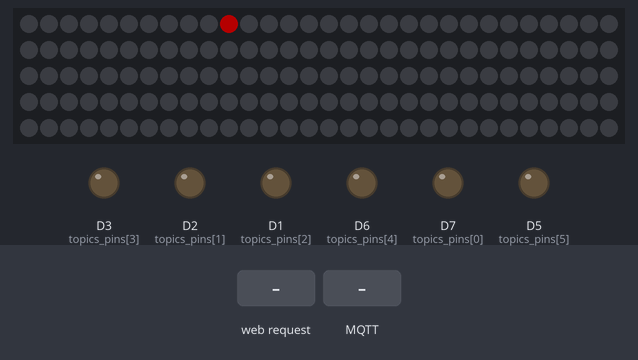
Simulated run of this sketch. Board: ESP8266 (NodeMCU). On the bench: 150 RGB LEDs in strip order, left to right, continuing on the next row, output pins drawn as LEDs (lit = HIGH). The test bench sets the inputs (shaded band). Dim RGB values are drawn brighter than linear; WiFi joins after 1.5 s; servers stay silent unless stated; a WiFi scan finds three made-up networks; no MQTT or app messages arrive unless stated; pins used as bus, display or sensor lines are not drawn; what the sketch prints to the serial monitor is not drawn.

Above: at 4.76 s.
At 5.2 s:
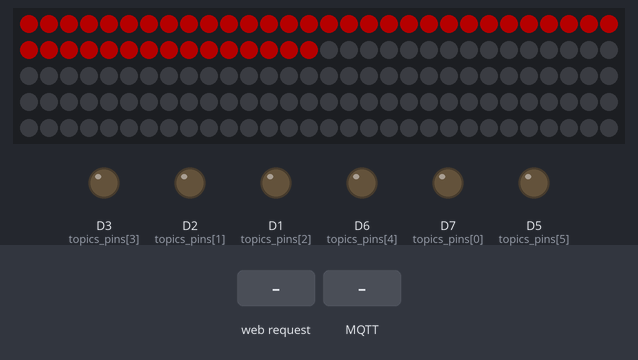
5.3 s: HTTP request GET /Logon received
At 6.8 s:
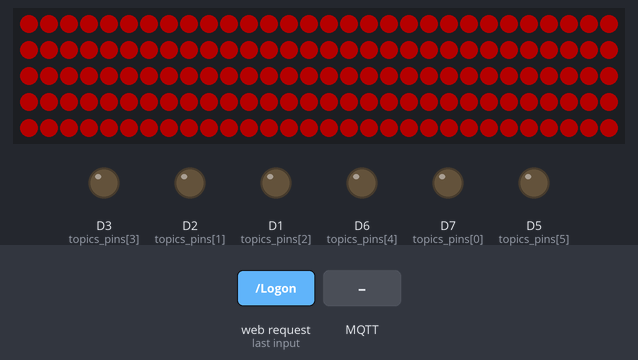
7.1 s: MQTT message "ssid" arrives on the first subscribed topic
9.5 s: MQTT message "pass" arrives on the first subscribed topic
11.0 s: MQTT message "1" arrives on the first subscribed topic
Timing chart, 0 to 13.5 s (numbered marks = the images above; inputs shaded):
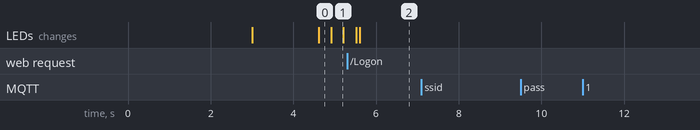

Measured:
- after the input at 7.1 s, every drawn part: stays the same
- after the input at 9.5 s, every drawn part: stays the same
- after the input at 11.0 s, every drawn part: stays the same

The sketch:

RGBControl.ino
```cpp
// Act as simple WAP to allow user to input details
// so we can then connect to the main WiFi
// then connect MQTT nessages to the pins to control relays.

// note to upload to USB, give access with
// sudo chmod 666 /dev/ttyUSB0

//Flash settings:
// Board - NodeMCU 1.0 ESP-12E
//

#include <ESP8266WiFi.h>
#include <WiFiClient.h>
#include <PubSubClient.h>
#include <ESP8266WebServer.h>
#include <NeoPixelBus.h>
#include <NeoPixelAnimator.h>
#include <list>

const uint16_t PixelCount = 150; // make sure to set this to the number of pixels in your strip
const uint8_t PixelPin = D4;  // make sure to set this to the correct pin, ignored for Esp8266

NeoPixelBus<NeoGrbFeature, Neo800KbpsMethod> strip(PixelCount, PixelPin);
NeoPixelAnimator animations(2);

class cbData
{
  public:
  int timeout; // time before call
  void (*func)(void);  // func to call
  bool repeat;
  int time2;

  cbData(void (*_f)(void), int _t, bool _rep, int _repTime)
  {
    func = _f;
    repeat = _rep;
    timeout = _t;
    time2 = _repTime;
  }

  void step(int _t)
  {
    timeout -=_t;
    if( timeout <= 0 )
    {
      func();
      if( repeat )
      {
        timeout = time2;
      }
    }
  }
};

std::list<cbData *> callbackList;

unsigned int gTime;
unsigned int gTimestep;


// details for our AP
const char *AP_ssid = "rgb101";
const char *AP_password = "password";

int numNetworks=0;
// details for the main Wifi (entered by user)
String WIFI_ssid = "PrettyFly24";
String WIFI_pass = "Dixonia1";
String WIFI_status="Not connected";
bool WIFI_details_ready = true;
bool WIFI_connected = false;
const char* mqtt_server = "192.168.0.99";

const byte ledPin = LED_BUILTIN;

int stateLED = HIGH; // high is off (obviously!)

ESP8266WebServer server(80);
WiFiClient espClient;
PubSubClient client(espClient);

void debugout(const char *msg)
{
  Serial.println(msg);
}

String topics_sub[] = {
    "general/striplight/R",
    "general/striplight/G",
    "general/striplight/B",
    };
String topics_pub[] = {
    "general/striplight/R",
    "general/striplight/G",
    "general/striplight/B",
    };
String topics_vals[] = {"-","-","-"};
int topics_pins[] = {D7, D2, D1, D3, D6, D5, D4};

void tryConnectMQTT()
{
  if( WIFI_connected )
  {
    Serial.print("Connection: ");
    Serial.println(client.connected());
    if(!client.connected())
    {
      Serial.print("Attempting MQTT connection...");
      // Attempt to connect
      if (client.connect("ESP8266 Client"))
      {
        Serial.println("connected");
        // ... and subscribe to all topics
        for(int i=0; i < sizeof(topics_sub)/sizeof(topics_sub[0]) ; i++)
        {
          client.subscribe(topics_sub[i].c_str());
          Serial.print("Sub to : ");
          Serial.println(topics_sub[i]);
          client.loop(); // do this. or >5 subs causes disconnect some time later. Eugh
        }
        Serial.println(client.connected());
      }
      else
      {
        Serial.print("failed, rc=");
        Serial.print(client.state());
        Serial.println(" try again in 5 seconds");
      }
    }
  }
}

void MQTTcallback(char* topic, byte* payload, unsigned int length)
{
  int i = 0;
  Serial.print("Message arrived [");
  Serial.print(topic);
  Serial.print("] ");
  for (i=0 ; i<sizeof(topics_sub)/sizeof(topics_sub[0]) ; i++)
  {
    if( !strcmp(topic, topics_sub[i].c_str() ) )
    {
      payload[length]=0;
      topics_vals[i] = (char *)payload;
      Serial.print("Setting topic ");
      Serial.print(i);
      Serial.print(" to ");
      Serial.print(topics_vals[i]);
      strip.SetPixelColor(payload[0]*PixelCount, HtmlColor(0x3f3f00));
    }
  }
  Serial.println();
}


void handleRoot()
{
    response();
}

// Scan all available networks
void handleScan()
{
  // scan for all networks, including hidden (2nd param true)
  WiFi.scanNetworks(false, true);
  numNetworks = WiFi.scanComplete();
  response();
}

const String HtmlHtml = "<html><head>"
    "<meta name=\"viewport\" content=\"width=device-width, initial-scale=1\" /></head>";
const String HtmlHtmlClose = "</html>";
const String HtmlTitle = "<h1>Miniserve Acess Point</h1><br/>\n";
const String HtmlLedStateLow = "<big>LED is now <b>ON</b></big><br/>\n";
const String HtmlLedStateHigh = "<big>LED is now <b>OFF</b></big><br/>\n";
const String HtmlInput = "Password:<br><input type=\"text\" name = \"pass\"></input><input type=\"submit\">";
const String HtmlTail = "<a href=\"Scan\"><button style=\"display: block; width: 100%;\">Scan</button></a><br/>";

void handleLogon()
{
  int ssidID = -1;
  int passID = -1;

  Serial.print("Attempting WIFI connection..");
  debugout("WIFI connecting...");

  for(int i=0 ; i < server.args() ; i++)
  {
    if( server.argName(i) == "ssid" )
    {
      ssidID = i;
    }
    if( server.argName(i) == "pass" )
    {
      passID = i;
    }
  }

  if( passID != -1 && ssidID != -1 )
  {
    WIFI_ssid = server.arg(ssidID);
    WIFI_pass = server.arg(passID);
    WIFI_details_ready = true;
  }
  tryConnectWIFI();
  response();
}

void tryConnectWIFI()
{
  if( WIFI_details_ready && WiFi.status() != WL_CONNECTED )
  {
    Serial.print("Connecting WIFI ");
    Serial.print(WIFI_ssid);
    Serial.print(WIFI_pass);
    WiFi.begin(WIFI_ssid.c_str(), WIFI_pass.c_str());

    int tries = 0;

    while( WiFi.status() != WL_CONNECTED )
    {
      stateLED = 1 - stateLED;
      digitalWrite(LED_BUILTIN, stateLED);
      delay(500);
      Serial.print(".");
      if( ++tries > 20 )
      {
        break; // give up then
      }
    }
    Serial.println("Updating status...");
    switch(WiFi.status())
    {
      case WL_CONNECTED:
        WIFI_status = "Connected to " + WIFI_ssid;
        WIFI_connected = true;
        debugout("LED On");
        client.setServer(mqtt_server, 1883);
        client.setCallback(MQTTcallback);
        stateLED = LOW;
        digitalWrite(LED_BUILTIN, stateLED);
        break;
      case WL_CONNECT_FAILED:
        WIFI_status = "Failed to connect to " + WIFI_ssid;
        break;
      case WL_CONNECTION_LOST:
      case WL_DISCONNECTED:
        WIFI_status = "Disconnected";
        break;
      default:
        WIFI_status = "Unknown problem";
        break;
    }
  }
}

///
// HTML response
///
void response()
{
  String htmlRes = HtmlHtml + HtmlTitle;

  Serial.println("Serving content");


  if(stateLED == LOW){
    htmlRes += HtmlLedStateLow;
  }else{
    htmlRes += HtmlLedStateHigh;
  }

  htmlRes += HtmlTail;
  htmlRes += "<p>"+WIFI_status+"</p>";

  htmlRes += "<form action=\"Logon\">";

  if( numNetworks > 0 )
  {
    for(int i=0;i<numNetworks ; i++)
    {
      htmlRes += "<input type=\"radio\" name=\"ssid\" value=\"" + WiFi.SSID(i) + "\"";
      if( i==0) htmlRes += " checked ";
      htmlRes += ">" + WiFi.SSID(i) + "<br>";
    }
    htmlRes += HtmlInput;
  }
  else
  {
    htmlRes += "<p>No networks available</p>";
  }

  htmlRes += "</form>";

  htmlRes += HtmlHtmlClose;


  server.send(200, "text/html", htmlRes);
}

void SecondsTick(const AnimationParam& param)
{
  if( param.state == AnimationState_Started )
  {
  }
  else if (param.state == AnimationState_Completed)
  {
    // done, time to restart this position tracking animation/timer
      animations.RestartAnimation(param.index);
  }
  else
  {
    strip.SetPixelColor(param.progress*PixelCount, HtmlColor(0x3f0000));
  }
}

void setup()
{
    delay(1000);
    Serial.begin(9600);
    Serial.println("Boom");

    // switches, bitches:
    for(int i=0;i<sizeof(topics_pins)/sizeof(topics_pins[0]); i++)
    {
      pinMode(topics_pins[i],OUTPUT);
    }

    handleScan();
    // init done


    WiFi.softAP(AP_ssid, AP_password);

    IPAddress apip = WiFi.softAPIP();
    Serial.print("visit: \n");
    Serial.println(apip);
    server.on("/", handleRoot);
    server.on("/Scan", handleScan);
    server.on("/Logon", handleLogon);
    server.begin();
    Serial.println("HTTP server started");
    pinMode(LED_BUILTIN, OUTPUT);
    digitalWrite(LED_BUILTIN, stateLED);

    debugout("Ready");

    gTime = millis();

    cbData *cbd = new cbData(tryConnectMQTT, 0, true, 5000);
    callbackList.push_back(cbd);
    callbackList.push_back(new cbData(flashWifi, 0, true, 2000 ));
    callbackList.push_back(new cbData(tryConnectWIFI, 0, true, 5000));

    strip.Begin();
    animations.StartAnimation(0, 1000, SecondsTick);
    strip.SetPixelColor(10, HtmlColor(0x3f0000));
}

void flashWifi()
{
  if( !WIFI_connected )
  {
    stateLED = LOW;
    digitalWrite(LED_BUILTIN, stateLED);
    delay(100);
    stateLED = HIGH;
    digitalWrite(LED_BUILTIN, stateLED);
  }
  else
  {
    stateLED = LOW;
    digitalWrite(LED_BUILTIN, stateLED);
  }
}

void loop()
{
  gTimestep = millis() - gTime;
  gTime = millis();

  // loop over any callbacks:
  for(std::list<cbData *>::const_iterator iterator = callbackList.begin() ; iterator != callbackList.end() ; ++iterator )
  {
    (*iterator)->step(gTimestep);
  }

  server.handleClient();
  if( client.connected() )
  {
    if( client.loop() == false )
    {
      Serial.print(client.state());
    }
  }
  else
  {
    Serial.print(client.state());
  }

    animations.UpdateAnimations();
    strip.Show();

}
```
